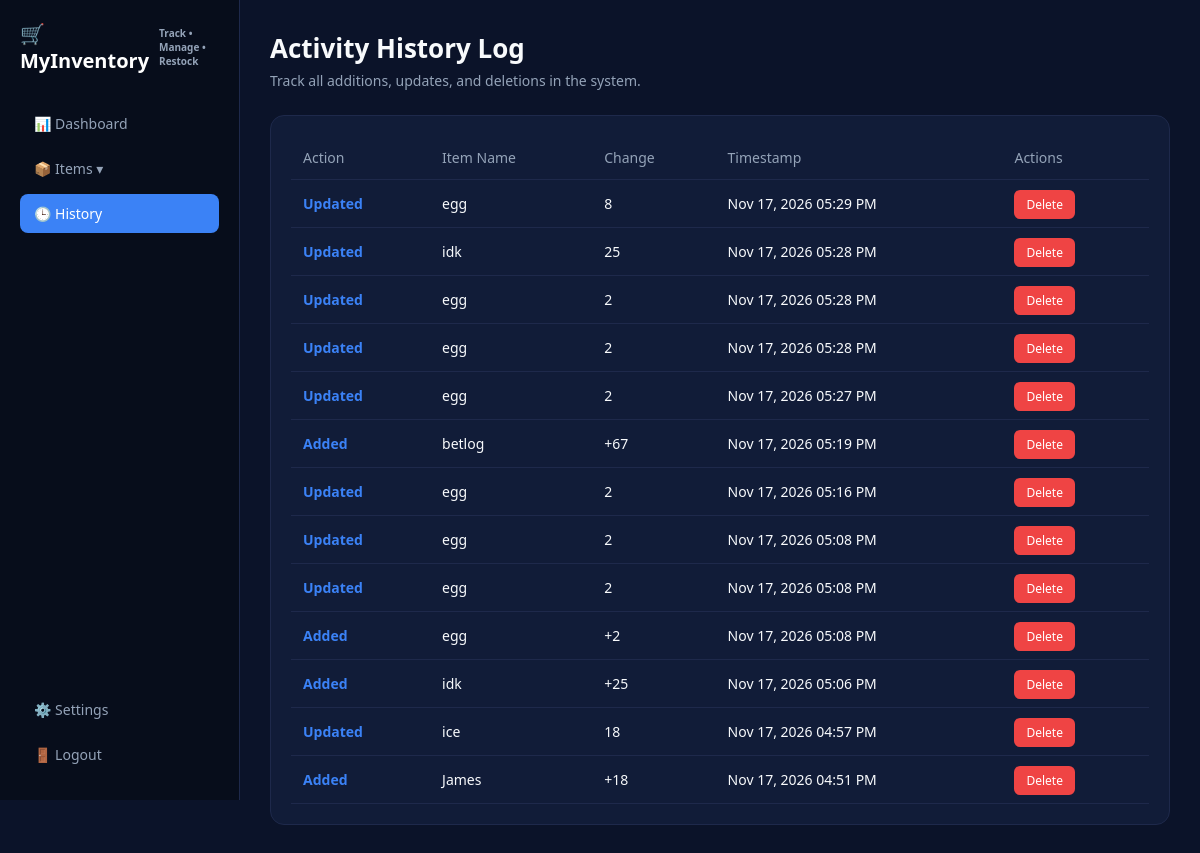
/my_history.php, run on an earlier commit of the app's database.
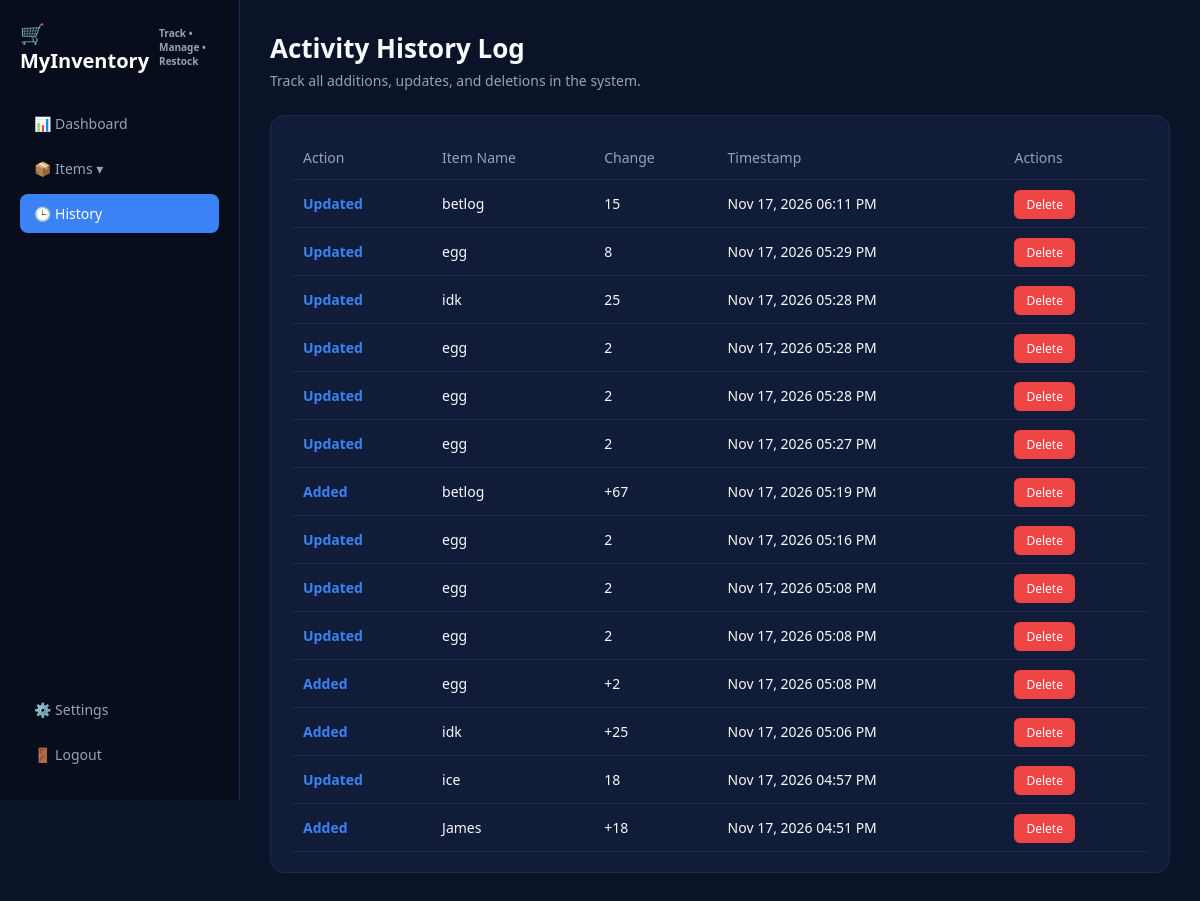
And on a later commit of the database.
### tables this page shows
CREATE TABLE history (
            id INTEGER PRIMARY KEY AUTOINCREMENT,
            action TEXT NOT NULL,
            item_name TEXT NOT NULL,
            quantity_change TEXT,
            timestamp DATETIME DEFAULT CURRENT_TIMESTAMP
        );

### my_history.php (the view, shortened to what this page needs)
<?php
require_once 'includes/db.php';
$logs = $pdo->query("SELECT * FROM history ORDER BY timestamp DESC")->fetchAll();
?>
<!DOCTYPE html>
<html lang="en">
<head>
    <link rel="stylesheet" href="css/style.css">
</head>
<body>
    <div class="sidebar">
        <div>
            <div class="logo-area">🛒 MyInventory <span class="logo-sub">Track • Manage • Restock</span></div>
            <ul>
                <li><a href="my_dashboard.php">📊 Dashboard</a></li>
                <li>
                    <a href="javascript:void(0);" onclick="toggleSubmenu(event)">📦 Items ▾</a>
                </li>
                <li><a href="my_history.php" class="active">🕒 History</a></li>
            </ul>
        </div>
        <div>
            <ul>
                <li><a href="settings.php">⚙️ Settings</a></li>
                <li><a href="logout.php">🚪 Logout</a></li>
            </ul>
        </div>
    </div>
    <div class="main-content">
        <div class="header-top">
            <div>
                <h1>Activity History Log</h1>
                <p>Track all additions, updates, and deletions in the system.</p>
            </div>
        </div>
        <div class="section-box">
            <table>
                <thead>
                    <tr>
                        <th>Action</th>
                        <th>Item Name</th>
                        <th>Change</th>
                        <th>Timestamp</th>
                        <th>Actions</th>
                    </tr>
                </thead>
                <tbody>
                    <?php if (count($logs) > 0): foreach ($logs as $log): ?>
                    <tr>
                        <td style="color:var(--primary); font-weight:600;"><?php echo htmlspecialchars($log['action']); ?></td>
                        <td><?php echo htmlspecialchars($log['item_name']); ?></td>
                        <td><?php echo htmlspecialchars($log['quantity_change']); ?></td>
                        <td><?php echo date('M d, Y h:i A', strtotime($log['timestamp'])); ?></td>
                        <td>
                            <a href="my_delete_history.php?id=<?php echo $log['id']; ?>" class="btn-action delete" onclick="return confirm('Are you sure you want to delete this history log?');">Delete</a>
                        </td>
                    </tr>
                    <?php endforeach; else: ?>
                    <tr><td colspan="5" style="text-align:center; color:var(--text-muted);">No history logs found.</td></tr>
                    <?php endif; ?>
                </tbody>
            </table>
        </div>
    </div>
</body>
</html>

What changed in the data, as far as the page shows it:
added history: action "Updated", item_name "betlog", quantity_change "15", timestamp "Nov 17, 2026 06:11 PM"
